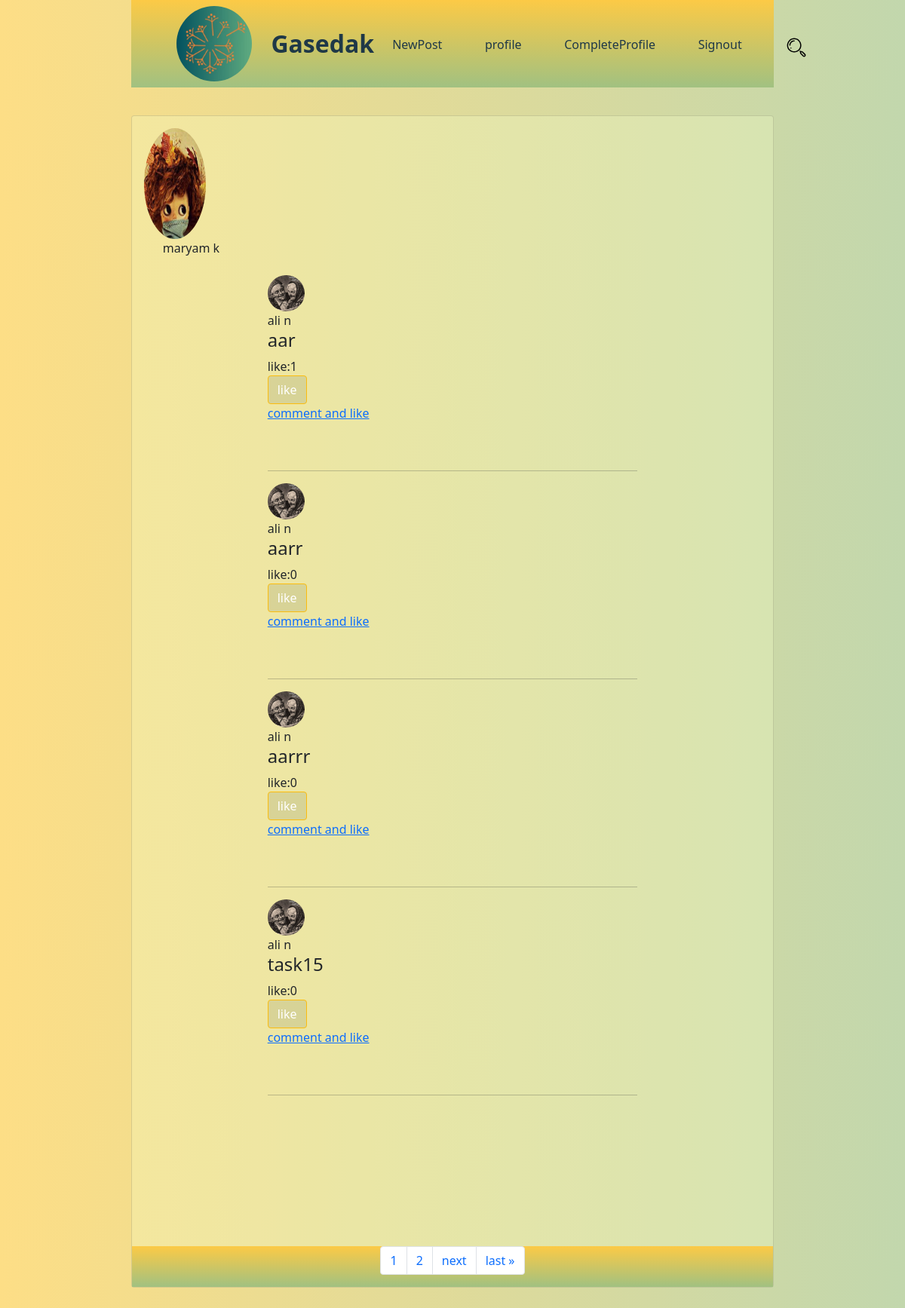
Page / (signed in) on the committed database.
### apps/account/models/user.py (models this page shows, shortened)
class User(AbstractBaseUser, PermissionsMixin):
    CHOICE_GENDER = [('0', 'Prefer Not To Say'), ('1', "Female"), ('2', 'Male')]
    first_name = models.CharField('First Name', max_length=30, validators=[name_validation])
    last_name = models.CharField('Last Name', max_length=30, validators=[name_validation])
    email = models.EmailField('Address Email', unique=True, null=True, blank=True)
    phone_number = models.CharField('Phone Numbers', unique=True, null=True, blank=True, max_length=11)
    token_sms = models.CharField(null=True, blank=True, max_length=6)
    user_name = models.CharField('Email or phone number', unique=True, max_length=50,
                                 validators=[user_name_validator])
    photo_profile = models.ImageField('Photo Profile', upload_to='profile/%y/%m/%d/', blank=True, null=True)
    gender = models.CharField("Gender", blank=True, null=True, max_length=1, choices=CHOICE_GENDER,
                              default='0')
    bio = models.TextField("Bio", blank=True, null=True)
    website = models.URLField('Address Website', blank=True, null=True)
    follow = models.ManyToManyField('account.User', related_name='following',
                                    through='Follow')
    request_follow = models.ManyToManyField('account.User', related_name='RequestFollow',
                                            through='RequestFollow')
    is_active = models.BooleanField(_('active'), default=True)
    is_superuser = models.BooleanField(_('superuser'), default=False)
    is_staff = models.BooleanField(_('staff'), default=False)
    objects = UserManagers()
    REQUIRED_FIELDS = []
    USERNAME_FIELD = 'user_name'
    class Meta:
        verbose_name = _('User')
        verbose_name_plural = _('Users')
        app_label = 'account'

### apps/post/models/post.py (models this page shows, shortened)
class Post(models.Model):
    title = models.CharField(max_length=200, unique=True)
    slug = AutoSlugField(populate_from=['title'], unique=True)
    created_on = models.DateTimeField(default=timezone.now())
    content = models.TextField(blank=True, null=True)
    author = models.ForeignKey('account.User', on_delete=models.DO_NOTHING)
    updated_on = models.DateTimeField(blank=True, null=True)
    picture = models.ImageField(upload_to='post/%y/%m/%d/', blank=True, null=True)
    like = models.ManyToManyField('account.User', related_name='like', null=True, blank=True)
    comment = models.ManyToManyField('account.User', related_name='comment', through=Comment)
    objects = PostManege()

### apps/account/views.py (the view)
# urls.py: path('', HomePage.as_view(), name="home"),
class HomePage(ListView):
    paginate_by = 4
    model = Post
    template_name = "index.html"
    def get_queryset(self):
        user = self.request.user.id
        following_user = [i['following'] for i in
                          Follow.objects.filter(user=user).values('following').distinct()]
        posts = Post.objects.filter(author__in=following_user).order_by('created_on')
        return posts

### apps/post/templatetags/custom_tag_post.py (called while the page is built)
@register.simple_tag()
def count_like(pk):
    return Post.like.through.objects.filter(post_id=pk).count()

### templates/index.html (shortened to what this page needs)
{% load static %}
{% load custom_tag_post %}
<!DOCTYPE html>
<html lang="en">
<head>
</head>
<body class="margin_padding">
{% if user.is_authenticated %}
    <main class="margin_padding ">
        <link rel="stylesheet" type="text/css" href='{% static 'vendor/bootstrap/css/bootstrap.min.css' %}'>
        <link rel="stylesheet" type="text/css" href="{% static 'css/index/index_login.css' %}">
        <link rel="stylesheet" type="text/css" href="{% static 'css/base/style.css' %}">
        <nav style="width: 100%;" class="navbar navbar-expand-lg navbar-light bg-light">
            <img src="{% static "images/page/logo1.jpg" %}" width="100" height="100"
                 class="logo d-inline-block align-top">
            <a class="link-header navbar-brand" style="color: #1F3847" href="#">Gasedak</a>
            <div class="collapse navbar-collapse" id="navbarNavDropdown">
                <ul class="navbar-nav ul_nav">
                    <li class="li_nav nav-item active  li_post">
                        <a class="nav-link" style="color: #1F3847" href="{% url "new_post" %}">NewPost</a>
                    </li>
                    <li class="li_nav nav-item li_post"><a class="nav-link" style="color: #1F3847"
                                                           href="{% url "profile" user.id %}">profile</a></li>
                    <li class="li_nav nav-item li_post"><a class="nav-link" style="color: #1F3847"
                                                           href="{% url 'complete_profile' user.id %}">CompleteProfile</a>
                    </li>
                    <li class="li_nav nav-item li_post"><a class="nav-link" style="color: #1F3847"
                                                           href="{% url 'logout' %}">Signout</a>
                    </li>
                    <li class="li_nav nav-item li_post">
                        <a class="nav-link" href="{% url "search_result" %}">
                            <figure class="icon-search"></figure>
                        </a>
                    </li>
                </ul>
            </div>
        </nav>
        <section class="card background_card">
            <div class="card-body">
                {% if user.photo_profile == '' %}
                    <img class="card-img img_profile"
                         src="{% static "images/page/user_profile.png" %}">
                {% else %}
                    <img src='{{ MEDIA_URL }}{{ user.photo_profile }}' class="card-img img_profile">
                {% endif %}
                <p class="card-text" style="padding-left:3% ">{{ user.first_name }} {{ user.last_name }}</p>
                <ul class="ul_post">
                    {% for post in page_obj %}
                        {% if profile.photo_profile == '' %}
                            <img class="card-img img_profile"
                                 src="{% static "images/page/user_profile.png" %}">
                        {% else %}
                            <img src='{{ MEDIA_URL }}{{ post.author.photo_profile }}' class="card-img img_profile">
                        {% endif %}
                        <li class="card-text">{{ post.author.first_name }} {{ post.author.last_name }}</li>
                        <li class="card-text"><h4>{{ post.title }}</h4></li>
                        <li class="card-text">like:{% count_like post.pk %}</li>
                        <button class="btn btn-primary"
                                onclick="location.href='{% url 'like_post1' post.slug %}'">
                            like
                        </button>
                        <li><a href="{% url 'detail_post' post.author_id post.slug %}">comment and like</a></li>
                        <br><br>
                        <hr>
                    {% endfor %}
                </ul>
            </div>
            <nav aria-label="Page navigation example">
                <ul class="pagination justify-content-center">
                    <li class="page-item"><a class="page-link" href="?page=1">1</a></li>
                    <li class="page-item"><a class="page-link" href="?page=2">2</a></li>
                    {% if page_obj.has_next %}
                        <li class="page-item">
                            <a class="page-link" href="?page={{ page_obj.next_page_number }}">next</a>
                        </li>
                        <li class="page-item">
                            <a class="page-link" href="?page={{ page_obj.paginator.num_pages }}">last &raquo;</a>
                        </li>
                    {% endif %}
                </ul>
            </nav>
        </section>
        <footer>
        </footer>
    </main>
{% endif %}
</body>
</html>

### apps/account/static/css/index/index_login.css (style rules this page uses)
body, html, main { width: 100%; }
main { background: linear-gradient(to left, #c2d7ad, #fdde86); }
.background_card { background-color: rgba(244, 255, 201, 0.3); height: auto; }
.ul_nav { padding-top: 5%; }
.img_profile { border-radius: 50%; width: 10%; height: 10%; }
.ul_post { list-style: none; padding: 1% 20% 1% 20%; }
.li_post { padding-right: 10%; }
.btn-primary { background-color: rgba(26, 47, 56, 0.1); border: 1px solid #FBBc0e; color: white; }

### apps/account/static/css/base/style.css (style rules this page uses)
html,body,html { height: 100%; }
.margin_padding { margin: 0; padding: 0; }
main { display: grid; grid-template-rows: 1fr 14fr 1fr; grid-template-columns: 3fr 17fr 3fr; grid-template-areas:"aside1 nav aside2" "aside1 section aside2 " "aside1 footer aside2"; justify-content: center; grid-gap: 2%; gap: 2%; }
nav { grid-area: nav; background-image: linear-gradient(to bottom, #FCCA46, #a1c181); }
.logo { border-radius: 50%; margin-left: 7%; }
.icon-search { background-image: url("../../images/icon/search.svg"); width: 32px; height: 32px; }
.link-header { margin-left: 3%; font-size: xx-large; font-weight: bold; }
section { grid-area: section; }

### rows in the picture
User: photo_profile (picture), first_name "maryam", last_name "k"
Post: author.photo_profile (picture), author.first_name "ali", author.last_name "n", title "aar", id "1"
Post: author.photo_profile (picture), author.first_name "ali", author.last_name "n", title "aarr", id "0"
Post: author.photo_profile (picture), author.first_name "ali", author.last_name "n", title "aarrr", id "0"
Post: author.photo_profile (picture), author.first_name "ali", author.last_name "n", title "task15", id "0"
